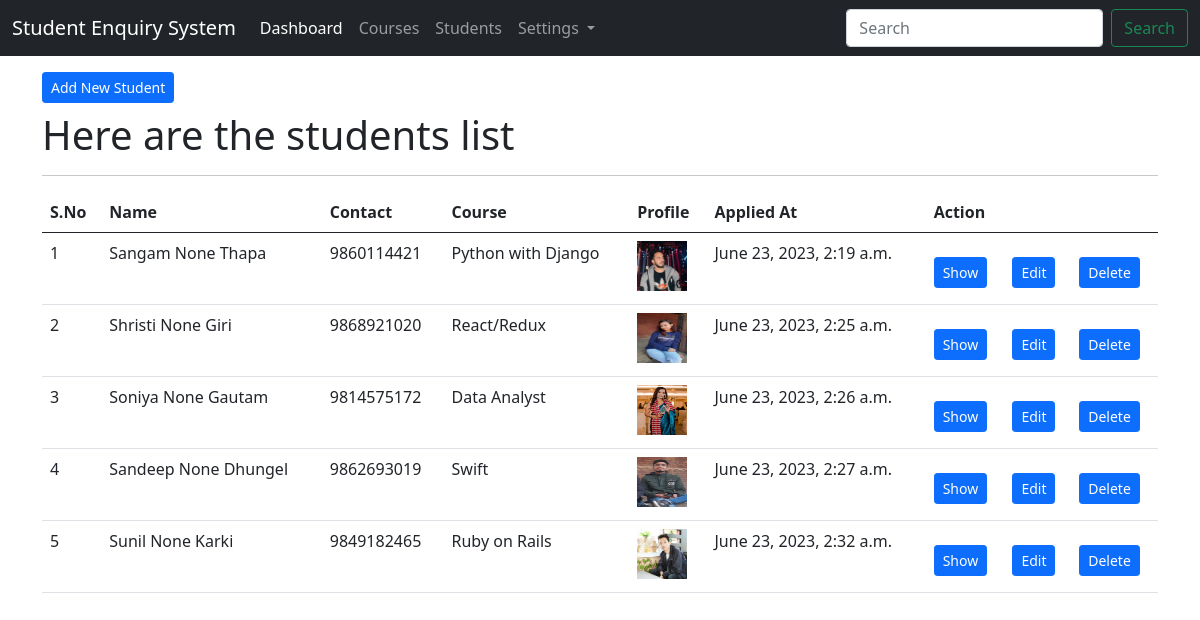
The app's page /students/list/ (signed in) with its own data.
### app_students/models.py (models this page shows, shortened)
class StudentModel(models.Model):
    first_name = models.CharField(max_length=200)
    middle_name = models.CharField(max_length=200, null=True, blank=True)
    last_name = models.CharField(max_length=200)
    email = models.EmailField(unique=True)
    contact = models.CharField(max_length=20)
    address =  models.CharField(max_length=200)
    current_degree = models.CharField(max_length=200)
    profile_img = models.FileField(upload_to='students/profiles/', null=True, blank=True)
    course = models.ForeignKey(CourseModel, on_delete=models.CASCADE)
    created_at = models.DateTimeField(auto_now_add=True)
    user = models.ForeignKey(User, on_delete=models.CASCADE)
    class Meta:
        db_table = 'tbl_students'

### app_courses/models.py (models this page shows, shortened)
class CourseModel(models.Model):
    course_name = models.CharField(max_length=200)
    course_code = models.CharField(max_length=100)
    class Meta:
        db_table = "tbl_courses"

### app_students/views.py (the view)
# urls.py: path('list/', views.student_index, name='student-index'),
@login_required(login_url='/login')
def student_index(request):
    students = StudentModel.objects.filter(user=request.user) # filter by user
    context = {
        "students" : students,
        "title": "SES | Student List",
        "body_title": "Here are the students list"
        }
    return render(request, "students/index.html", context)

### templates/students/index.html (shortened to what this page needs)
{% extends 'layouts/master.html' %}
{% load static %}
{% block content %}
<div class="container">
    <a href="{% url 'student-create' %}" class="btn btn-primary btn-sm mt-3 mb-2">Add New Student</a>
    <h1>{{ body_title }}</h1>
    <hr>
    <table class="table table-hover">
        <thead>
            <tr>
                <th>S.No</th>
                <th>Name</th>
                <th>Contact</th>
                <th>Course</th>
                <th>Profile</th>
                <th>Applied At</th>
                <th colspan="3">Action</th>
            </tr>
        </thead>
        <tbody>
            {% for val in students %}
            <tr>
                <td>{{ forloop.counter }}</td>
                <td>{{ val.first_name }} {{ val.middle_name }} {{ val.last_name }}</td>
                <td>{{ val.contact }}</td>
                <td>{{ val.course.course_name }}</td>
                <td><img src="{{ val.profile_img.url }}" alt="" width="50" height="50" /></td>
                <td>{{ val.created_at }}</td>
                <td><a href="{% url 'student-show' val.id %}"
                    class="btn btn-primary btn-sm mt-3 mb-2">Show</a>
                </td>
                <td><a href="{% url 'student-edit' val.id %}"
                    class="btn btn-primary btn-sm mt-3 mb-2">Edit</a>
                </td>
                <td><a href="{% url 'student-delete' val.id %}"
                    class="btn btn-primary btn-sm mt-3 mb-2">Delete</a>
                </td>
            </tr>
            {% endfor %}
        </tbody>
    </table>
</div>
{% endblock %}

### templates/layouts/master.html (shortened to what this page needs)
<!doctype html>
<html lang="en">
  <head>
    {% load static %}
    <link rel="stylesheet" href="{% static 'css/bootstrap.min.css' %}">
    <link rel="stylesheet" href="{% static 'css/bootstrap.css' %}">
    <link rel="stylesheet" href="{% static 'css/bootstrap-utilities.min.css' %}">
    <link rel="stylesheet" href="https://cdnjs.cloudflare.com/ajax/libs/font-awesome/6.4.0/css/all.min.css" />
  </head>
  <body>
    <nav class="navbar navbar-expand-lg navbar-dark bg-dark">
      <div class="container-fluid">
        <a class="navbar-brand" href="#">Student Enquiry System</a>
        <div class="collapse navbar-collapse" id="navbarSupportedContent">
          <ul class="navbar-nav me-auto mb-2 mb-lg-0">
            <li class="nav-item">
              <a class="nav-link active" aria-current="page" href="{% url 'dashboard' %}">Dashboard</a>
            </li>
            <li class="nav-item">
              <a class="nav-link" href="{% url 'course-index' %}">Courses</a>
            </li>
            <li class="nav-item">
              <a class="nav-link" href="{% url 'student-index' %}">Students</a>
            </li>
            <li class="nav-item dropdown">
              <a class="nav-link dropdown-toggle" href="#" id="navbarDropdown" role="button" data-bs-toggle="dropdown" aria-expanded="false">
                Settings
              </a>
            </li>
          </ul>
          <form class="d-flex">
            <input class="form-control me-2" type="search" placeholder="Search" aria-label="Search">
            <button class="btn btn-outline-success" type="submit">Search</button>
          </form>
        </div>
      </div>
    </nav>
    {% block content %}
    {% endblock %}
  </body>
</html>

### records on screen
StudentModel: first_name "Sangam", middle_name "None", last_name "Thapa", contact "9860114421", course.course_name "Python with Django", profile_img (picture), created_at "June 23, 2023, 2:19 a.m."
StudentModel: first_name "Shristi", middle_name "None", last_name "Giri", contact "9868921020", course.course_name "React/Redux", profile_img (picture), created_at "June 23, 2023, 2:25 a.m."
StudentModel: first_name "Soniya", middle_name "None", last_name "Gautam", contact "9814575172", course.course_name "Data Analyst", profile_img (picture), created_at "June 23, 2023, 2:26 a.m."
StudentModel: first_name "Sandeep", middle_name "None", last_name "Dhungel", contact "9862693019", course.course_name "Swift", profile_img (picture), created_at "June 23, 2023, 2:27 a.m."
StudentModel: first_name "Sunil", middle_name "None", last_name "Karki", contact "9849182465", course.course_name "Ruby on Rails", profile_img (picture), created_at "June 23, 2023, 2:32 a.m."

### other values on screen
{{ body_title }} "Here are the students list"
